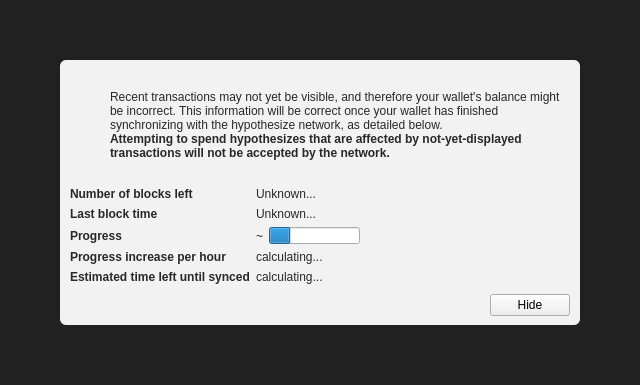
<?xml version="1.0" encoding="UTF-8"?>
<ui version="4.0">
 <class>ModalOverlay</class>
 <widget class="ModalOverlay" name="ModalOverlay">
  <property name="geometry">
   <rect>
    <x>0</x>
    <y>0</y>
    <width>640</width>
    <height>385</height>
   </rect>
  </property>
  <property name="windowTitle">
   <string>Form</string>
  </property>
  <layout class="QVBoxLayout" name="verticalLayout" stretch="0">
   <property name="sizeConstraint">
    <enum>QLayout::SetDefaultConstraint</enum>
   </property>
   <property name="leftMargin">
    <number>0</number>
   </property>
   <property name="topMargin">
    <number>0</number>
   </property>
   <property name="rightMargin">
    <number>0</number>
   </property>
   <property name="bottomMargin">
    <number>0</number>
   </property>
   <item>
    <widget class="QWidget" name="bgWidget" native="true">
     <property name="styleSheet">
      <string notr="true">#bgWidget { background: rgba(0,0,0,220); }</string>
     </property>
     <layout class="QVBoxLayout" name="verticalLayoutMain" stretch="1">
      <property name="leftMargin">
       <number>60</number>
      </property>
      <property name="topMargin">
       <number>60</number>
      </property>
      <property name="rightMargin">
       <number>60</number>
      </property>
      <property name="bottomMargin">
       <number>60</number>
      </property>
      <item>
       <widget class="QWidget" name="contentWidget" native="true">
        <property name="styleSheet">
         <string notr="true">#contentWidget { background: rgba(255,255,255,240); border-radius: 6px; }

QLabel { color: rgb(40,40,40);  }</string>
        </property>
        <layout class="QVBoxLayout" name="verticalLayoutSub" stretch="1,0,0,0">
         <property name="spacing">
          <number>0</number>
         </property>
         <property name="leftMargin">
          <number>10</number>
         </property>
         <property name="topMargin">
          <number>10</number>
         </property>
         <property name="rightMargin">
          <number>10</number>
         </property>
         <property name="bottomMargin">
          <number>10</number>
         </property>
         <item>
          <layout class="QHBoxLayout" name="horizontalLayoutIconText" stretch="0,1">
           <property name="topMargin">
            <number>20</number>
           </property>
           <item>
            <layout class="QVBoxLayout" name="verticalLayoutIcon">
             <property name="leftMargin">
              <number>0</number>
             </property>
             <item>
              <widget class="QPushButton" name="warningIcon">
               <property name="enabled">
                <bool>false</bool>
               </property>
               <property name="text">
                <string/>
               </property>
               <property name="icon">
                <iconset>
                 <normaloff>:/icons/warning</normaloff>
                 <disabledoff>:/icons/warning</disabledoff>:/icons/warning</iconset>
               </property>
               <property name="iconSize">
                <size>
                 <width>48</width>
                 <height>48</height>
                </size>
               </property>
               <property name="flat">
                <bool>true</bool>
               </property>
              </widget>
             </item>
             <item>
              <spacer name="verticalSpacerWarningIcon">
               <property name="orientation">
                <enum>Qt::Vertical</enum>
               </property>
               <property name="sizeHint" stdset="0">
                <size>
                 <width>20</width>
                 <height>40</height>
                </size>
               </property>
              </spacer>
             </item>
            </layout>
           </item>
           <item>
            <layout class="QVBoxLayout" name="verticalLayoutInfoText">
             <property name="leftMargin">
              <number>0</number>
             </property>
             <property name="topMargin">
              <number>0</number>
             </property>
             <item>
              <widget class="QLabel" name="infoText">
               <property name="text">
                <string>Recent transactions may not yet be visible, and therefore your wallet's balance might be incorrect. This information will be correct once your wallet has finished synchronizing with the hypothesize network, as detailed below.</string>
               </property>
               <property name="textFormat">
                <enum>Qt::RichText</enum>
               </property>
               <property name="wordWrap">
                <bool>true</bool>
               </property>
              </widget>
             </item>
             <item>
              <widget class="QLabel" name="infoTextStrong">
               <property name="font">
                <font>
                 <weight>75</weight>
                 <bold>true</bold>
                </font>
               </property>
               <property name="text">
                <string>Attempting to spend hypothesizes that are affected by not-yet-displayed transactions will not be accepted by the network.</string>
               </property>
               <property name="textFormat">
                <enum>Qt::RichText</enum>
               </property>
               <property name="wordWrap">
                <bool>true</bool>
               </property>
              </widget>
             </item>
             <item>
              <spacer name="verticalSpacerInTextSpace">
               <property name="orientation">
                <enum>Qt::Vertical</enum>
               </property>
               <property name="sizeHint" stdset="0">
                <size>
                 <width>20</width>
                 <height>40</height>
                </size>
               </property>
              </spacer>
             </item>
            </layout>
           </item>
          </layout>
         </item>
         <item>
          <spacer name="verticalSpacerAfterText">
           <property name="orientation">
            <enum>Qt::Vertical</enum>
           </property>
           <property name="sizeHint" stdset="0">
            <size>
             <width>20</width>
             <height>40</height>
            </size>
           </property>
          </spacer>
         </item>
         <item>
          <layout class="QFormLayout" name="formLayout">
           <property name="fieldGrowthPolicy">
            <enum>QFormLayout::FieldsStayAtSizeHint</enum>
           </property>
           <property name="horizontalSpacing">
            <number>6</number>
           </property>
           <property name="verticalSpacing">
            <number>6</number>
           </property>
           <property name="topMargin">
            <number>10</number>
           </property>
           <item row="0" column="0">
            <widget class="QLabel" name="labelNumberOfBlocksLeft">
             <property name="font">
              <font>
               <weight>75</weight>
               <bold>true</bold>
              </font>
             </property>
             <property name="text">
              <string>Number of blocks left</string>
             </property>
            </widget>
           </item>
           <item row="0" column="1">
            <widget class="QLabel" name="numberOfBlocksLeft">
             <property name="text">
              <string>Unknown...</string>
             </property>
            </widget>
           </item>
           <item row="1" column="0">
            <widget class="QLabel" name="labelLastBlockTime">
             <property name="font">
              <font>
               <weight>75</weight>
               <bold>true</bold>
              </font>
             </property>
             <property name="text">
              <string>Last block time</string>
             </property>
            </widget>
           </item>
           <item row="1" column="1">
            <widget class="QLabel" name="newestBlockDate">
             <property name="sizePolicy">
              <sizepolicy hsizetype="Maximum" vsizetype="Preferred">
               <horstretch>0</horstretch>
               <verstretch>0</verstretch>
              </sizepolicy>
             </property>
             <property name="text">
              <string>Unknown...</string>
             </property>
            </widget>
           </item>
           <item row="2" column="0">
            <widget class="QLabel" name="labelSyncDone">
             <property name="font">
              <font>
               <weight>75</weight>
               <bold>true</bold>
              </font>
             </property>
             <property name="text">
              <string>Progress</string>
             </property>
            </widget>
           </item>
           <item row="2" column="1">
            <layout class="QHBoxLayout" name="horizontalLayoutSync" stretch="0,1">
             <item>
              <widget class="QLabel" name="percentageProgress">
               <property name="text">
                <string notr="true">~</string>
               </property>
              </widget>
             </item>
             <item>
              <widget class="QProgressBar" name="progressBar">
               <property name="value">
                <number>24</number>
               </property>
               <property name="format">
                <string/>
               </property>
              </widget>
             </item>
            </layout>
           </item>
           <item row="4" column="0">
            <widget class="QLabel" name="labelProgressIncrease">
             <property name="font">
              <font>
               <weight>75</weight>
               <bold>true</bold>
              </font>
             </property>
             <property name="text">
              <string>Progress increase per hour</string>
             </property>
            </widget>
           </item>
           <item row="4" column="1">
            <widget class="QLabel" name="progressIncreasePerH">
             <property name="text">
              <string>calculating...</string>
             </property>
            </widget>
           </item>
           <item row="5" column="0">
            <widget class="QLabel" name="labelEstimatedTimeLeft">
             <property name="font">
              <font>
               <weight>75</weight>
               <bold>true</bold>
              </font>
             </property>
             <property name="text">
              <string>Estimated time left until synced</string>
             </property>
            </widget>
           </item>
           <item row="5" column="1">
            <widget class="QLabel" name="expectedTimeLeft">
             <property name="text">
              <string>calculating...</string>
             </property>
            </widget>
           </item>
          </layout>
         </item>
         <item>
          <layout class="QHBoxLayout" name="horizontalLayoutButtons">
           <property name="leftMargin">
            <number>10</number>
           </property>
           <property name="topMargin">
            <number>10</number>
           </property>
           <item>
            <spacer name="horizontalSpacer">
             <property name="orientation">
              <enum>Qt::Horizontal</enum>
             </property>
             <property name="sizeHint" stdset="0">
              <size>
               <width>40</width>
               <height>20</height>
              </size>
             </property>
            </spacer>
           </item>
           <item>
            <widget class="QPushButton" name="closeButton">
             <property name="text">
              <string>Hide</string>
             </property>
            </widget>
           </item>
          </layout>
         </item>
        </layout>
       </widget>
      </item>
     </layout>
    </widget>
   </item>
  </layout>
 </widget>
 <customwidgets>
  <customwidget>
   <class>ModalOverlay</class>
   <extends>QWidget</extends>
   <header>qt/modaloverlay.h</header>
   <container>1</container>
  </customwidget>
 </customwidgets>
 <resources/>
 <connections/>
</ui>
